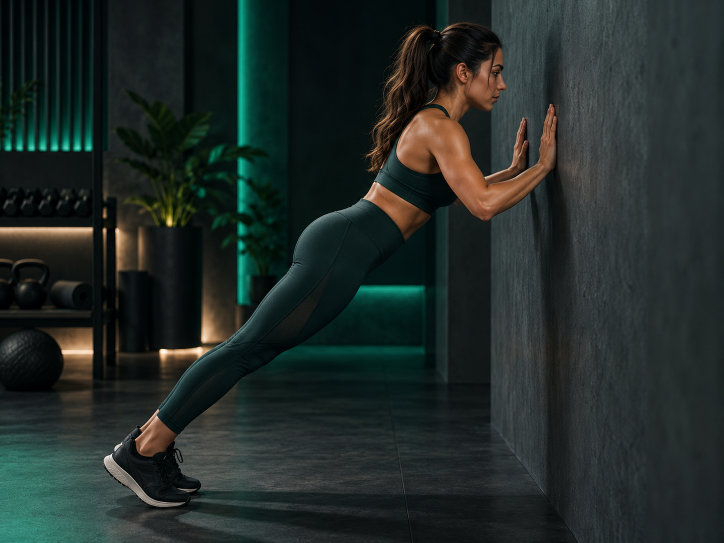
#> input picture fitflow/media_inbox/ChatGPT Image Oct 16, 2026, 10_09_36 PM-1.png, 1448 x 1086 px (shown at 1/2 size)
$ python ingest_pilot.py
#> lines starting #> are read from the running program, lines starting #| are printed output that depends on the picture
#> further down, opened is the input picture: PIL image 1448x1086 RGB; mean R, G, B 33.7, 42.9, 40
"""Temporary, deterministic pilot export; not part of the Flutter app.

Only crop, uniform Lanczos resize, neutral padding and WebP encoding.
No generation, retouching, anatomy changes, or source-file modification.
"""
from pathlib import Path
from PIL import Image, ImageOps, ImageDraw
import hashlib
import json

ROOT = Path(__file__).resolve().parent.parent
INBOX = ROOT / 'media_inbox'
REVIEW = INBOX / 'review'
REVIEW.mkdir(exist_ok=True)

# Explicit decisions after reviewing each source and the existing catalog.
# Square boxes are in original 1448x1086 source coordinates. Out-of-bounds
# areas for the two wide floor poses use only a flat dark neutral border.
EXPORTS = [
    ('pushup_wall', 'ChatGPT Image Oct 16, 2026, 10_09_36 PM-1.png', (130, 0, 1216, 1086)),
    ('pushup_standard', 'ChatGPT Image Oct 16, 2026, 10_09_47 PM-2.png', (55, -130, 1375, 1190)),
    ('squat_bodyweight', 'ChatGPT Image Oct 16, 2026, 10_10_02 PM-3.png', (300, 90, 1220, 1010)),
    ('lunge_reverse', 'ChatGPT Image Oct 16, 2026, 10_10_12 PM-4.png', (210, 20, 1230, 1040)),
    ('plank_forearm', 'ChatGPT Image Oct 16, 2026, 10_10_24 PM-5.png', (65, -130, 1385, 1190)),
    ('arm_circles', 'ChatGPT Image Oct 16, 2026, 10_10_28 PM-6.png', (160, 0, 1246, 1086)),
]

def safe_square(source, box):
#> called with box = (130, 0, 1216, 1086)
    left, top, right, bottom = box
    assert right-left == bottom-top
    clipped = (max(0,left), max(0,top), min(source.width,right), min(source.height,bottom))
#> clipped = (130, 0, 1216, 1086)
    canvas = Image.new('RGB', (right-left, bottom-top), '#0B1210')
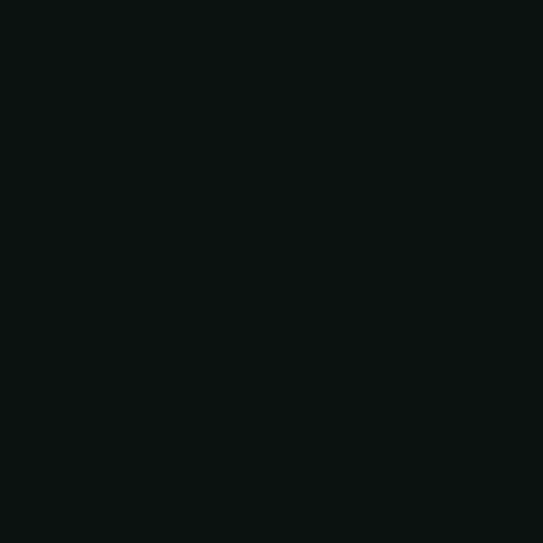
#> canvas: PIL image 1086x1086 RGB (shown at 1/2 size); mean R, G, B 11, 18, 16
    canvas.paste(source.crop(clipped), (clipped[0]-left, clipped[1]-top))
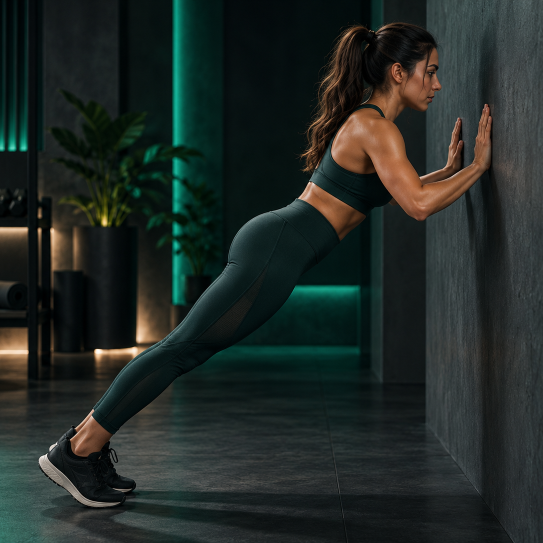
#> canvas: PIL image 1086x1086 RGB (shown at 1/2 size); mean R, G, B 33.1, 41.5, 37.9
    return canvas

def digest(path):
    return hashlib.sha256(path.read_bytes()).hexdigest()

manifest = []
for exercise_id, filename, box in EXPORTS:
    src = INBOX / filename
    original_digest = digest(src)
    with Image.open(src) as opened:
        source = ImageOps.exif_transpose(opened).convert('RGB')
        assert source.size == (1448, 1086)
        variants = [
            ('hero', source.resize((960,720), Image.Resampling.LANCZOS), 93),
            ('thumb', safe_square(source,box).resize((256,256), Image.Resampling.LANCZOS), 95),
        ]
        for variant, raster, quality in variants:
            path = ROOT / 'assets/images/exercises' / variant / f'{exercise_id}.webp'
            path.parent.mkdir(parents=True, exist_ok=True)
            if path.exists():
                raise RuntimeError(f'Refusing to overwrite existing output: {path}')
            raster.save(path, 'WEBP', quality=quality, method=6)
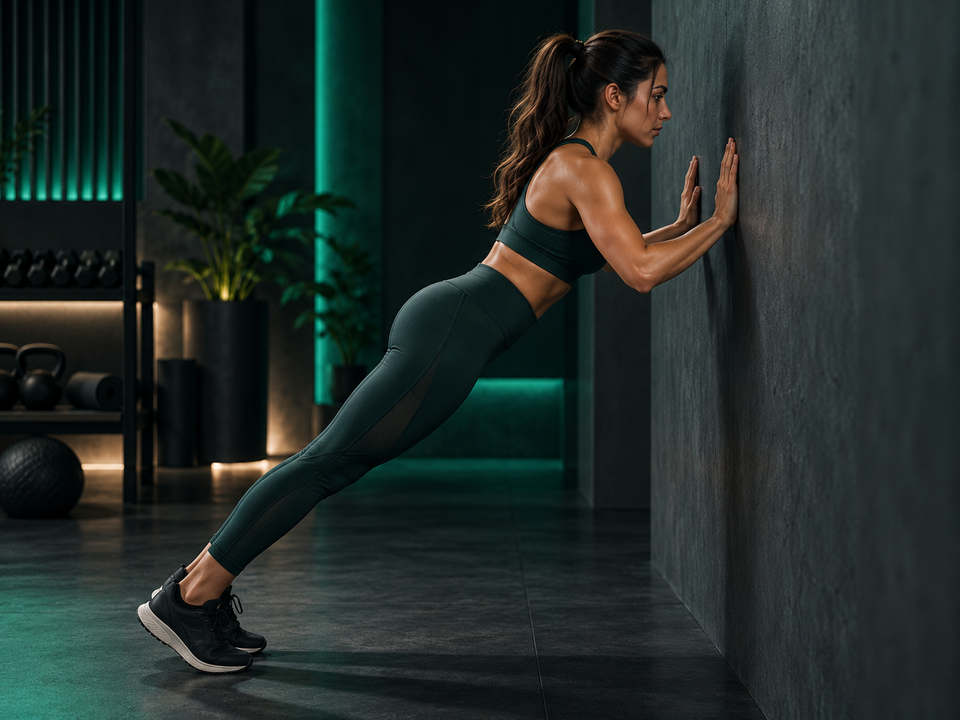
#> saved as pushup_wall.webp: PIL image 960x720 RGB; mean R, G, B 33.7, 42.9, 40
            with Image.open(path) as result:
                result.load()
                assert result.format == 'WEBP' and result.size == raster.size
                assert getattr(result,'n_frames',1) == 1
            manifest.append(dict(id=exercise_id, source=filename, source_sha256=original_digest,
                variant=variant, path=path.relative_to(ROOT).as_posix(), width=raster.width,
#> (the run stopped early here; a loop or call above may not have finished)

$ run again, with fitflow/media_inbox/ChatGPT Image Oct 16, 2026, 10_10_44 PM-7.png copied over fitflow/media_inbox/ChatGPT Image Oct 16, 2026, 10_09_36 PM-1.png
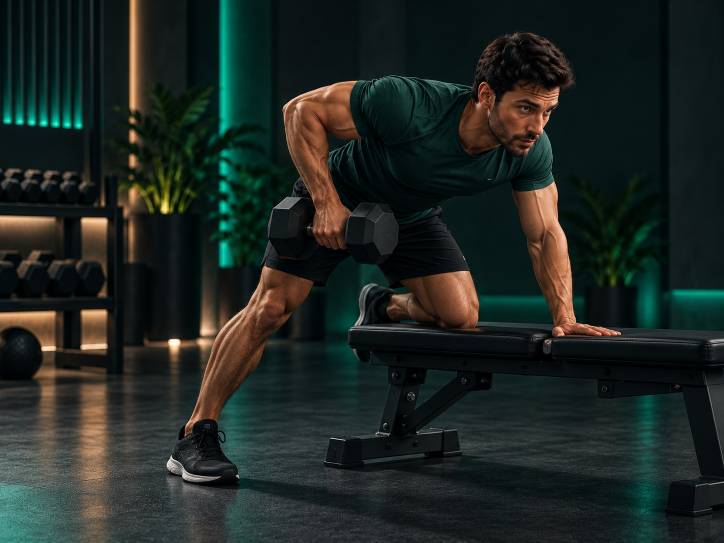
#> input picture fitflow/media_inbox/ChatGPT Image Oct 16, 2026, 10_10_44 PM-7.png, 1448 x 1086 px (shown at 1/2 size)
#> opened is the input picture: PIL image 1448x1086 RGB; mean R, G, B 30.6, 38.7, 34.4
#> in safe_square, `canvas.paste(source.crop(clipped), (clipped[0]-left, clipped[1]-top))`:
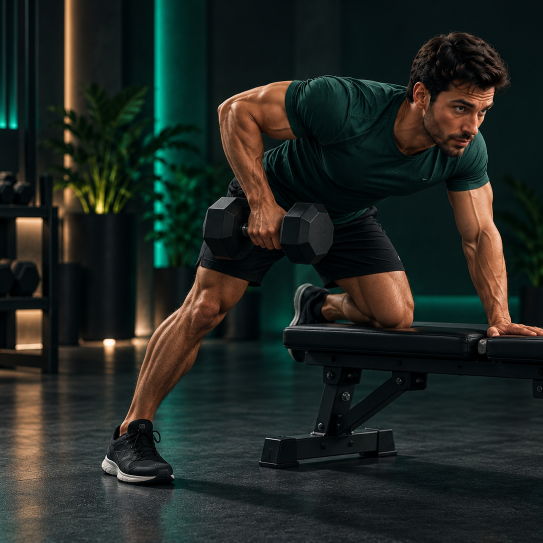
#> canvas: PIL image 1086x1086 RGB (shown at 1/2 size); mean R, G, B 32.8, 38.7, 34
#> `raster.save(path, 'WEBP', quality=quality, method=6)`:
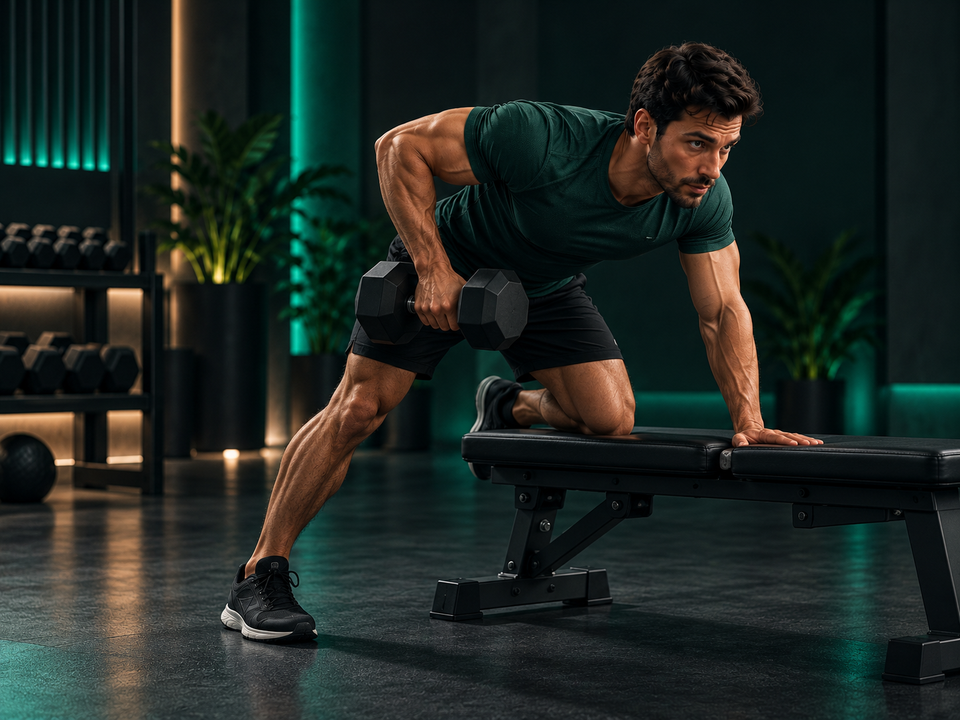
#> saved as pushup_wall.webp: PIL image 960x720 RGB; mean R, G, B 30.6, 38.7, 34.4

$ run again, with fitflow/media_inbox/ChatGPT Image Oct 16, 2026, 10_10_53 PM-8.png copied over fitflow/media_inbox/ChatGPT Image Oct 16, 2026, 10_09_36 PM-1.png
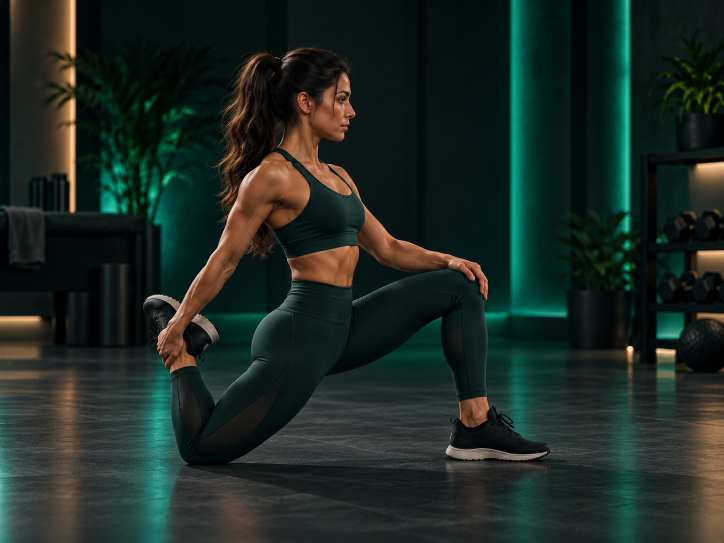
#> input picture fitflow/media_inbox/ChatGPT Image Oct 16, 2026, 10_10_53 PM-8.png, 1448 x 1086 px (shown at 1/2 size)
#> opened is the input picture: PIL image 1448x1086 RGB; mean R, G, B 28.4, 41.6, 35.6
#> in safe_square, `canvas.paste(source.crop(clipped), (clipped[0]-left, clipped[1]-top))`:
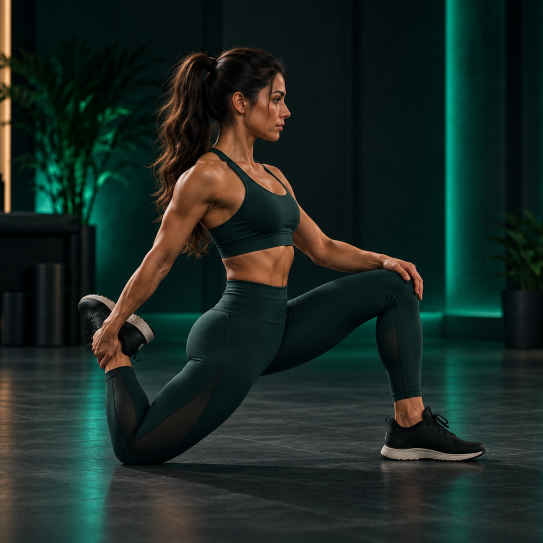
#> canvas: PIL image 1086x1086 RGB (shown at 1/2 size); mean R, G, B 26.7, 40.3, 35
#> `raster.save(path, 'WEBP', quality=quality, method=6)`:
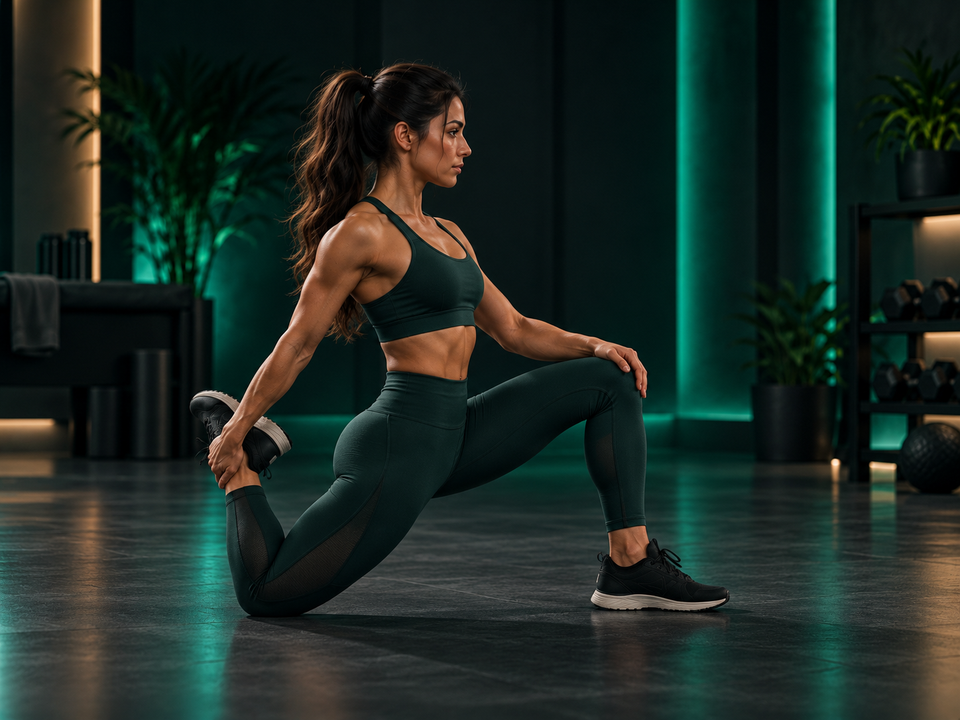
#> saved as pushup_wall.webp: PIL image 960x720 RGB; mean R, G, B 28.4, 41.6, 35.6

$ run again, with fitflow/media_inbox/ankle_circles.png copied over fitflow/media_inbox/ChatGPT Image Oct 16, 2026, 10_09_36 PM-1.png
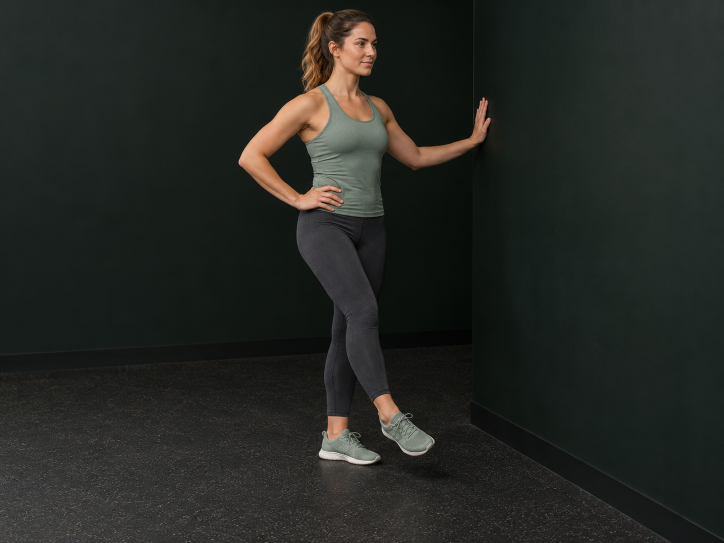
#> input picture fitflow/media_inbox/ankle_circles.png, 1448 x 1086 px (shown at 1/2 size)
#> opened is the input picture: PIL image 1448x1086 RGB; mean R, G, B 36.6, 39.1, 35.1
#> in safe_square, `canvas.paste(source.crop(clipped), (clipped[0]-left, clipped[1]-top))`:
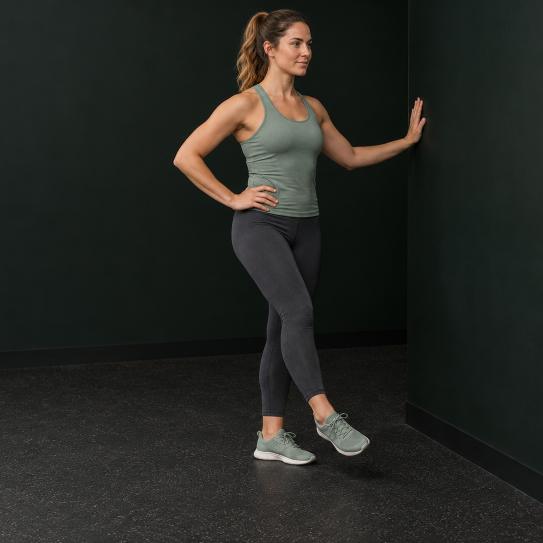
#> canvas: PIL image 1086x1086 RGB (shown at 1/2 size); mean R, G, B 37.3, 38.6, 34.2
#> `raster.save(path, 'WEBP', quality=quality, method=6)`:
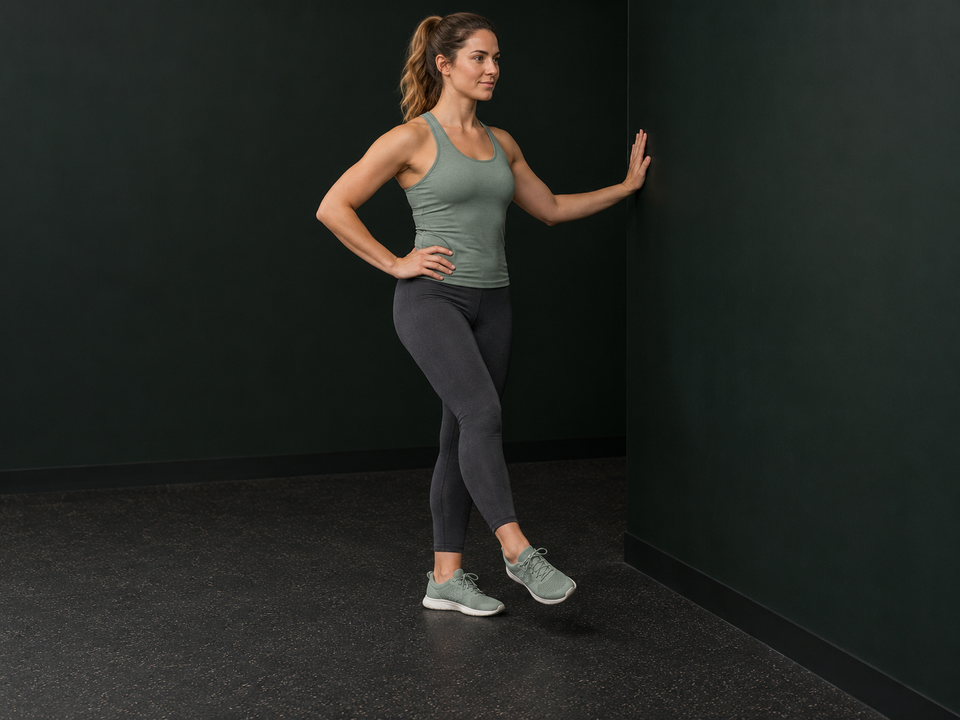
#> saved as pushup_wall.webp: PIL image 960x720 RGB; mean R, G, B 36.6, 39.1, 35.1
